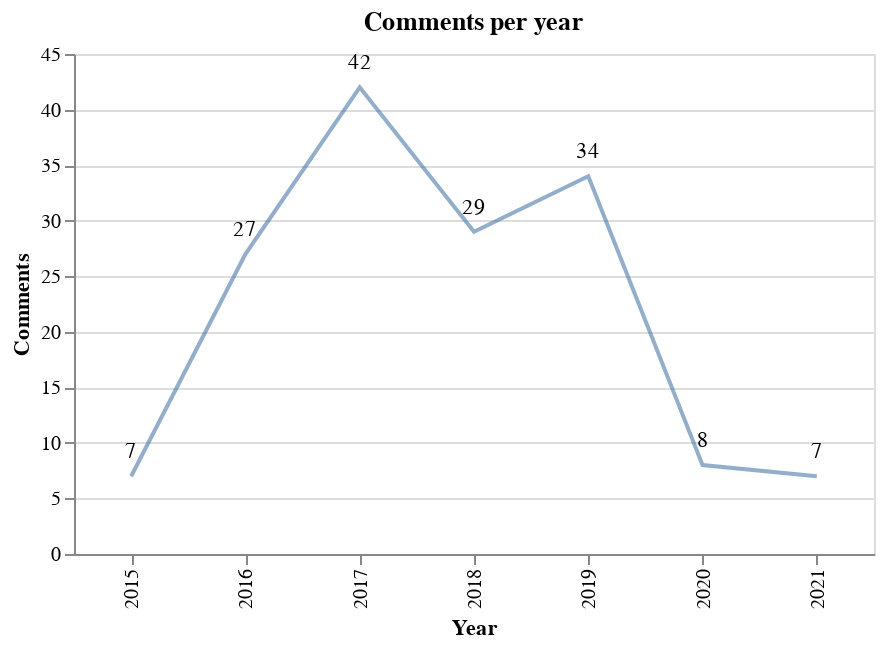

Notebook cell for this chart:
### Code cell
grafico_base2 = alt.Chart(df3).encode(
    x = alt.X('Year', title = "Year"),
    y = alt.Y('Count_Comments', title = "Comments")
)
#grafico_base2.mark_text().encode(text = "Count_Comments")

grafico_compuesto2 = alt.layer(
    grafico_base2.mark_text(dy = -12, color = 'black').encode(text='Count_Comments'),
    grafico_base2.mark_line(opacity = 0.6)
).properties(width = 400, height = 250, title = "Comments per year")
grafico_compuesto2

### Figure 1 — Vega-Lite specification as saved in the notebook (floating-point values rounded to 4 significant figures)
{"config": {"view": {"continuousWidth": 400, "continuousHeight": 300}}, "layer": [{"mark": {"type": "text", "color": "black", "dy": -12}, "encoding": {"text": {"field": "Count_Comments", "type": "quantitative"}, "x": {"field": "Year", "title": "Year", "type": "nominal"}, "y": {"field": "Count_Comments", "title": "Comments", "type": "quantitative"}}}, {"mark": {"type": "line", "opacity": 0.6}, "encoding": {"x": {"field": "Year", "title": "Year", "type": "nominal"}, "y": {"field": "Count_Comments", "title": "Comments", "type": "quantitative"}}}], "data": {"name": "data-1824de4071a5bd5acc376268f9ed8912"}, "height": 250, "title": "Comments per year", "width": 400, "$schema": "https://vega.github.io/schema/vega-lite/v4.17.0.json", "datasets": {"data-1824de4071a5bd5acc376268f9ed8912": [{"Year": "2015", "Count_Comments": 7}, {"Year": "2016", "Count_Comments": 27}, {"Year": "2017", "Count_Comments": 42}, {"Year": "2018", "Count_Comments": 29}, {"Year": "2019", "Count_Comments": 34}, {"Year": "2020", "Count_Comments": 8}, {"Year": "2021", "Count_Comments": 7}]}}
